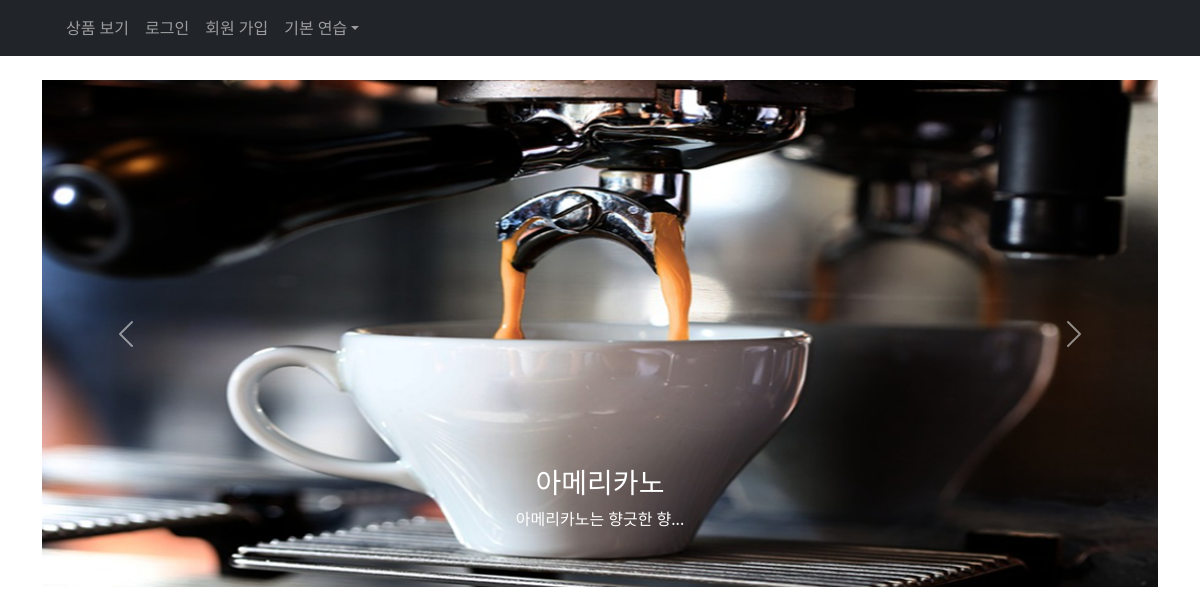
Page /homepage/ on the committed database.
### product/models.py (models this page shows, shortened)
class Product(models.Model):
    id = models.AutoField(primary_key=True)
    name = models.CharField(max_length=255, null=False, blank=False)
    price = models.IntegerField(validators=[MinValueValidator(100)], null=False)
    category = models.CharField(max_length=20, choices=Category.choices, null=False)
    stock = models.IntegerField(validators=[MinValueValidator(10), MaxValueValidator(1000)], null=False)
    image = models.ImageField(upload_to='product_images/')
    description = models.TextField(max_length=1000, null=False, blank=False)
    inputdate = models.DateField(null=True, blank=True)
    class Meta:
        db_table = "products"

### product/views.py (the view)
# urls.py: path('', RedirectView.as_view(pattern_name='product_carousel', permanent=False)), # 루트 URL으로 들어오면
def product_carousel(request): # 상품 메인 페이지
    products = Product.objects.filter(image__icontains='bigs')
    return render(request, 'product/product_carousel.html', {'products': products})

### templates/product/product_carousel.html (shortened to what this page needs)
{% extends "header.html" %}
{% load static %}
{% block content %}
<div id="productCarousel" class="carousel slide" data-bs-ride="carousel">
    <div class="carousel-inner">
        {% for product in products %}
        <div class="carousel-item {% if forloop.first %}active{% endif %}">
            <a href="">
                <img src="/media/{{ product.image }}" class="d-block w-100" alt="{{ product.name }}">
            </a>
            <div class="carousel-caption d-none d-md-block">
                <h3>{{ product.name }}</h3>
                <p>{{ product.description|truncatechars:15 }}</p>
            </div>
        </div>
        {% endfor %}
    </div>
    <button class="carousel-control-prev" type="button" data-bs-target="#productCarousel" data-bs-slide="prev">
        <span class="carousel-control-prev-icon" aria-hidden="true"></span>
    </button>
    <button class="carousel-control-next" type="button" data-bs-target="#productCarousel" data-bs-slide="next">
        <span class="carousel-control-next-icon" aria-hidden="true"></span>
    </button>
</div>
{% endblock %}

### rows in the picture
Product: image (picture), name "아메리카노", description "아메리카노는 향긋한 향..."
